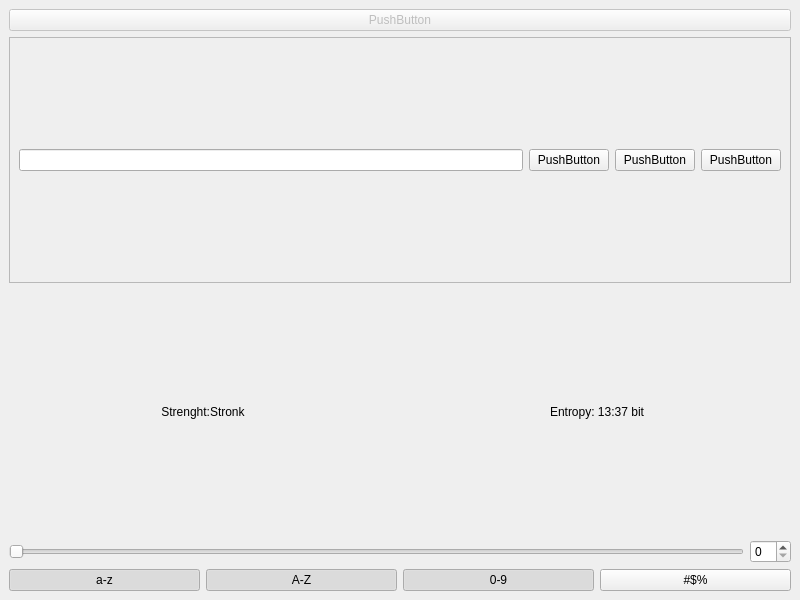
<?xml version="1.0" encoding="UTF-8"?>
<ui version="4.0">
 <class>MainWindow</class>
 <widget class="QMainWindow" name="MainWindow">
  <property name="geometry">
   <rect>
    <x>0</x>
    <y>0</y>
    <width>800</width>
    <height>600</height>
   </rect>
  </property>
  <property name="windowTitle">
   <string>MainWindow</string>
  </property>
  <widget class="QWidget" name="centralwidget">
   <property name="layoutDirection">
    <enum>Qt::LeftToRight</enum>
   </property>
   <layout class="QVBoxLayout" name="verticalLayout">
    <item>
     <widget class="QPushButton" name="pushButton_4">
      <property name="enabled">
       <bool>false</bool>
      </property>
      <property name="text">
       <string>PushButton</string>
      </property>
     </widget>
    </item>
    <item>
     <layout class="QHBoxLayout" name="tt">
      <item>
       <widget class="QFrame" name="frame">
        <property name="frameShape">
         <enum>QFrame::StyledPanel</enum>
        </property>
        <property name="frameShadow">
         <enum>QFrame::Raised</enum>
        </property>
        <layout class="QHBoxLayout" name="horizontalLayout">
         <item>
          <widget class="QLineEdit" name="lineEdit">
           <property name="alignment">
            <set>Qt::AlignCenter</set>
           </property>
          </widget>
         </item>
         <item>
          <widget class="QPushButton" name="pushButton_3">
           <property name="text">
            <string>PushButton</string>
           </property>
          </widget>
         </item>
         <item>
          <widget class="QPushButton" name="pushButton_2">
           <property name="text">
            <string>PushButton</string>
           </property>
          </widget>
         </item>
         <item>
          <widget class="QPushButton" name="pushButton">
           <property name="layoutDirection">
            <enum>Qt::LeftToRight</enum>
           </property>
           <property name="text">
            <string>PushButton</string>
           </property>
          </widget>
         </item>
        </layout>
       </widget>
      </item>
     </layout>
    </item>
    <item>
     <layout class="QHBoxLayout" name="horizontalLayout_2">
      <item>
       <widget class="QLabel" name="Strengt">
        <property name="text">
         <string>Strenght:Stronk</string>
        </property>
        <property name="alignment">
         <set>Qt::AlignCenter</set>
        </property>
       </widget>
      </item>
      <item>
       <widget class="QLabel" name="label">
        <property name="text">
         <string>Entropy: 13:37 bit</string>
        </property>
        <property name="alignment">
         <set>Qt::AlignCenter</set>
        </property>
       </widget>
      </item>
     </layout>
    </item>
    <item>
     <layout class="QHBoxLayout" name="layout_length">
      <item>
       <widget class="QSlider" name="slider_length">
        <property name="enabled">
         <bool>true</bool>
        </property>
        <property name="orientation">
         <enum>Qt::Horizontal</enum>
        </property>
       </widget>
      </item>
      <item>
       <widget class="QSpinBox" name="spinbox_length"/>
      </item>
     </layout>
    </item>
    <item>
     <layout class="QHBoxLayout" name="horizontalLayout_4">
      <item>
       <widget class="QPushButton" name="btn_lower">
        <property name="text">
         <string>a-z</string>
        </property>
        <property name="checkable">
         <bool>true</bool>
        </property>
        <property name="checked">
         <bool>true</bool>
        </property>
       </widget>
      </item>
      <item>
       <widget class="QPushButton" name="btn_upper">
        <property name="text">
         <string>A-Z</string>
        </property>
        <property name="checkable">
         <bool>true</bool>
        </property>
        <property name="checked">
         <bool>true</bool>
        </property>
       </widget>
      </item>
      <item>
       <widget class="QPushButton" name="btn_digits">
        <property name="text">
         <string>0-9</string>
        </property>
        <property name="checkable">
         <bool>true</bool>
        </property>
        <property name="checked">
         <bool>true</bool>
        </property>
       </widget>
      </item>
      <item>
       <widget class="QPushButton" name="btn_special">
        <property name="text">
         <string>#$%</string>
        </property>
        <property name="checkable">
         <bool>true</bool>
        </property>
       </widget>
      </item>
     </layout>
    </item>
   </layout>
  </widget>
 </widget>
 <resources/>
 <connections/>
</ui>
